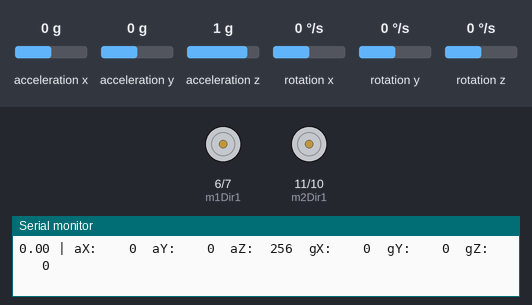
Recording of a sketch running on a simulated Arduino Uno, built with avr-gcc and run on an emulated ATmega328P. On the bench: motor-driver pin pairs drawn as motors (green arrow = first pin HIGH = forward, orange = second pin HIGH = backward, longer = more drive, scaled by the enable pin), the last lines printed to the serial monitor. Wiring (inferred from the names in the program): ADXL345 accelerometer at I2C address 0x53; ITG-3200 gyroscope at I2C address 0x68. The inputs (shaded band) are chosen by the test bench; at power-on: rotation y 0 °/s, rotation x 0 °/s, rotation z 0 °/s, acceleration x 0 g, acceleration y 0 g, acceleration z 1 g.

Above: at 3.1 s.
3.2 s: rotation y set to -192 °/s
At 4.0 s:
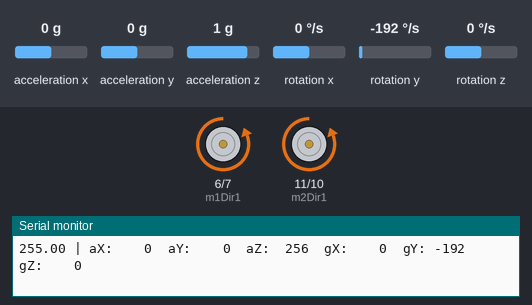
At 4.9 s:
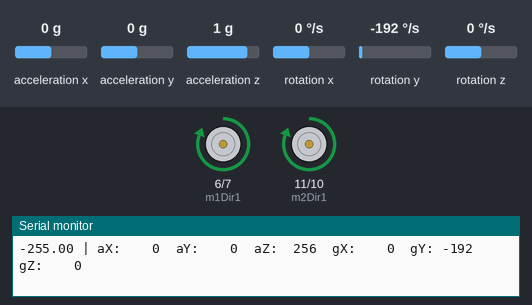
6.2 s: rotation y set to 100 °/s
9.2 s: rotation x set to -100 °/s
12.2 s: rotation z set to 192 °/s
15.2 s: rotation z set to -192 °/s
18.2 s: rotation y set to 46 °/s
Timing chart, 0 to 22.2 s (numbered marks = the images above; inputs shaded):
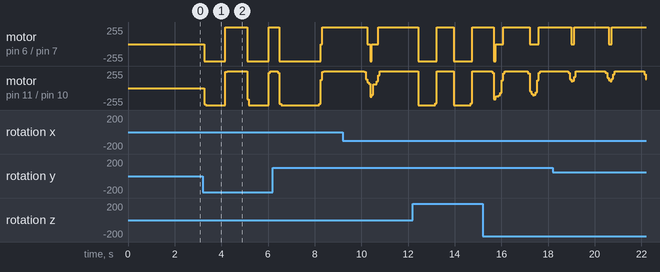

Measured:
- after the input at 3.2 s, motor on pin 6 (m1Dir1) / pin 7 (m1Dir2): alternates forward 255/255 for 0.93 s and backward 255/255 for 0.92 s, starting after 0.06 s

The sketch:

segway0.2.ino
```cpp
#define NUMREADINGS 5
#include <FreeSixIMU.h>
#include <FIMU_ADXL345.h>
#include <FIMU_ITG3200.h>

#include <Wire.h>


const int AvgAngles = 3;
 float prevTargetAngle = 0;
 float targetAngle = 0;


float angles[5];

float currAngle, prevAngle;
float prevAngles[AvgAngles];
int prevAngleI = 0;

// time vars
int currTime = 0;
int prevTime = 0;


float errorSum = 0;
float currError = 0;
float prevError = 0;
float iTerm = 0;
float dTerm = 0;
float pTerm = 0;

//Location PID CONTROL - These are the PID control for the robot trying to hold its location.
  float Lp = 0.5;
  float Li = 0.05;
  float Ld = 0.4;
  float offsetLoc = 0;
  float pT,iT,dT = 0;
  float errorS = 0;
  float prevE = 0;

float imuValues[3];
// Set the FreeSixIMU object
FreeSixIMU sixDOF = FreeSixIMU();

//FILter
unsigned long loopTime = 0;
const float COMPLEMENTARY_GAIN = 0.995;
float lastPitch = 0;
unsigned long lastStartTime = 0;
float pitch = 0;
int dt = 0;
float gyro[3];
float angle = 0;
//**********************Setup Variables for the IR Sensor*********************
//****************************************************************************
int IRpin = 5;
unsigned long IRDT = 0;
int ledpin = 13;
float distance = 0.00;
//****************************************************************************
//****************************************************************************


//**********************Setup Variables for Gyro and Accel********************
//****************************************************************************
int readings[NUMREADINGS];                // the readings from the analog input
int index = 0;                            // the index of the current reading
int total = 0;                            // the running total
double average = 0.00;                          // the average
int rVal = 0;
int refPin = 1;
int rPin = 0;
int yPin = 2;
//*****************************************************************************
//*****************************************************************************


//********************Setup other Balancing Variables**************************
//*****************************************************************************
double vTorque = 0.0;
double newTorque = 0.0;
double newTor = 0.0;
int z = 0;
float a1 = 0.0;
float a2 = 0.0;
float a3 = 0.0;
int m1Dir1 = 6;
int m1Dir2 = 7;
int m1PWM = 2;
int m2Dir1 = 11;
int m2Dir2 = 10;
int m2PWM = 3;


double vAngle = 0.0;
double vHighPass = 0.0;
double vLowPass = 0.0;
double vSetpoint = 4.00;
double vRate = 0.0;
double last_angle = 0.0;
double Pterm = 0.0;
double Iterm = 0.0;
double Istate = 0.0;
double Dterm = 0.0;
double Pgain = 1.9;
double Igain = 0.12;
double Dgain = 2.7;

int mydt = 5;
unsigned long last_PID = 0;
unsigned long lastread = 0;
double vYaxis = 0.00;

//*****************************************************************************
//*****************************************************************************

//***********************Variables for driving*********************************
//*****************************************************************************
#define encoder0PinA  4
#define encoder0PinB  5
int vrDist = 0;
int vlDist = 0;
int last_vrDist = 0;
int last_vlDist = 0;
int vrencodeb = 0;
double vrSpeed = 0;
double last_vrSpeed = 0;
int vlSpeed = 0;
int vTurn = 0;
int vTurnR = 0;
int vTurnL = 0;
int vDrive = 0;
int vAdjust = 0;
int vBalAdjust = 0;
int vrDirection = 0;
int last_vrDirection = 0;
int myBaldt = 50;
unsigned long lastBalupdate = 0;
double sPterm = 0.0;
double sIterm = 0.0;
double sIstate = 0.0;
double sDterm = 0.0;
double sPgain = 3.5;
double sIgain = 1.0;
double sDgain = 4.5;
double vrTarget_Speed = 0;


void setup()
{

  Serial.begin(9600);
  Wire.begin();

  delay(5);
  sixDOF.init(); //begin the IMU
  delay(5);
  Serial.begin(9600);                     // initialize serial communication with computer

  //Setup Motor pins*******************
  pinMode(m1Dir1,OUTPUT);
  pinMode(m1Dir2,OUTPUT);
  pinMode(m2Dir1,OUTPUT);
  pinMode(m2Dir2,OUTPUT);
  pinMode(m1PWM,OUTPUT);
  pinMode(m2PWM,OUTPUT);
  //***********************************

  //*Calibrate balance point************
  delay(100);
  /*
  for (int a = 0; a < 20; a ++)
  {
  readings[a] = analogRead(yPin); // read from the sensor
  if (a != 5)
  total += readings[a];               // add the reading to the total
  delay(40);
  Serial.println(readings[a]);
  }
  */

  pinMode(encoder0PinA, INPUT);
  pinMode(encoder0PinB, INPUT);
  digitalWrite(encoder0PinA, HIGH);       // turn on pullup resistor
  digitalWrite(encoder0PinB, HIGH);
  attachInterrupt(1, rencoder, FALLING);

 //***********************************

}

void loop()
{
  long starttime = millis();
  //sixDOF.getEuler(angles);
  void readAccel(int* x, int* y, int* z);
  sixDOF.getValues(imuValues);
  //updateAngle();


  //Serial.print(angles[0]);
  //Serial.print(" | ");
  //Serial.print(angles[1]);
  //Serial.print(" | ");
  //Serial.println(angles[2]);


  //**********************Main Code loop*******************************************
  //*******************************************************************************
  //*******************************************************************************

  Complimentaryfilter();            //run complimentary filter function


  Calculate_Torque();        //run torque calculations through PID


  //Calculate_Speed();

  debugImu();
  //Read_IR();

  dt = millis()-starttime;

  //*****************End Main Code Loop********************************************
  //*******************************************************************************
  //*******************************************************************************
}


//*******************************************************************************
//*******************************************************************************
//********************Setup PID loop to determine torque*************************

void Calculate_Torque()
{
  if((millis()-last_PID) >= mydt)          // sample every dt ms -> 1000/dt hz.
  {
    last_PID = millis();


    Pterm = vAngle * Pgain;
    Istate = (Istate + vAngle);
    Iterm = Istate * Igain;
    Dterm = (vAngle - last_angle) * Dgain;

    a2 = angles[1];
    a3 = angles[3];

    Serial.print(" | ");
    float aa = 3;
    float ba = 2;
    float ca = 4;
          if (angle < -25)
      {
        angle = 0;
      }
    if (angle > 25)
      {
        angle = 0;
      }

if (angle > 0)
      {
       angle += 0.3;
        }
    if (angle < 0)
      {
       angle -= 0.3;
        }

    //newTorque = angle*19;


    if (angle > 0)
      {
        vTorque = angle * 12 + 0.7 * newTorque;
        newTorque = vTorque;
        }
    if (angle < 0)
      {
        vTorque = angle * 12 + 0.7 * newTor;
        newTor = vTorque;
        }

    if (angle < -1)
      {
        vTorque = angle * 4 + 0.7 * newTor;
        newTor = vTorque;
      }
    if (angle > 1)
      {
        vTorque = angle * 4 + 0.7 * newTorque;
        newTorque = vTorque;
      }

    if (angle < -3)
      {
        vTorque = angle * 8 + 0.7 * newTor;
        newTor = vTorque;
      }
    if (angle > 3)
      {
        vTorque = angle * 8 + 0.7 * newTorque;
        newTorque = vTorque;
      }

      if (angle < -5)
      {
        vTorque = angle * 10 + 0.7 * newTor;
        newTor = vTorque;
      }
    if (angle > 5)
      {
        vTorque = angle * 10 + 0.7 * newTorque;
        newTorque = vTorque;
      }

    if (angle = 0)
     {
      vTorque = 0;
     }


  vTorque = vTorque;

    //vTorque = newTorque;

       // vTorque = angle*20;//pow(fabs(angle), 1.0/3.0)*10 ;

  /*  if (angle<0){
      vTorque = -vTorque;
    }
    */
    last_angle = vAngle;

    vTorque = constrain(vTorque,-255,255);

    Drive_Motor(vTorque);     //Send torque to motor drive code
  }
  //*************End Setup PID Loop************************************************
  //*******************************************************************************
  //*******************************************************************************
}

//*********************Drive Motors**********************************************
//*******************************************************************************
//*******************************************************************************

int Drive_Motor(int vTorque)
{
  if (vTorque >= 0)                                  //indicates drive motors forward
  {
   if (vTurn >= 0)                                 //indicates turn to the right
     {
      vTurnR = vTorque + vTurn;
      vTurnL = vTorque - vTurn;
      digitalWrite(m1Dir1, LOW);                       //Signals H-Bridge to move power forward
      digitalWrite(m1Dir2, HIGH);

      if (vTurnL < 0)
        {
    digitalWrite(m2Dir1, HIGH);                       //Signals H-Bridge to move power forward
        digitalWrite(m2Dir2, LOW);
        }
      else
        {
        digitalWrite(m2Dir1, LOW);                       //Signals H-Bridge to move power forward
        digitalWrite(m2Dir2, HIGH);
        }
      vTurnL = abs(vTurnL);
      vTurnR = abs(vTurnR);
      analogWrite(m1PWM,vTurnR);
      analogWrite(m2PWM,vTurnL);
     }

   if (vTurn < 0)                                 //indicates turn to the left
     {
      vTurnR = vTorque + vTurn;
      vTurnL = vTorque - vTurn;
      digitalWrite(m1Dir1, LOW);                       //Signals H-Bridge to move power forward
      digitalWrite(m1Dir2, HIGH);

      if (vTurnL < 0)
        {
    digitalWrite(m2Dir1, HIGH);                       //Signals H-Bridge to move power forward
        digitalWrite(m2Dir2, LOW);
        }
      else
        {
        digitalWrite(m2Dir1, LOW);                       //Signals H-Bridge to move power forward
        digitalWrite(m2Dir2, HIGH);
        }
      vTurnR = abs(vTurnR);
      vTurnL = abs(vTurnL);
      analogWrite(m1PWM,vTurnR);
      analogWrite(m2PWM,vTurnL);
     }
  }

else if (vTorque < 0)
  {
   vTorque = abs(vTorque);
   if (vTurn >= 0)                                 //indicates turn to the right
     {
      vTurnR = vTorque - vTurn;
      vTurnL = vTorque + vTurn;
      digitalWrite(m2Dir1, HIGH);                       //Signals H-Bridge to move power forward
      digitalWrite(m2Dir2, LOW);

      if (vTurnR < 0)
        {
    digitalWrite(m1Dir1, LOW);                       //Signals H-Bridge to move power forward
        digitalWrite(m1Dir2, HIGH);
        }
      else
        {
        digitalWrite(m1Dir1, HIGH);                       //Signals H-Bridge to move power forward
        digitalWrite(m1Dir2, LOW);
        }
      vTurnL = abs(vTurnL);
      vTurnR = abs(vTurnR);
      analogWrite(m1PWM,vTurnR);
      analogWrite(m2PWM,vTurnL);
     }

   if (vTurn < 0)                                 //indicates turn to the left
     {
      vTurnR = vTorque - vTurn;
      vTurnL = vTorque + vTurn;
      digitalWrite(m2Dir1, HIGH);                       //Signals H-Bridge to move power forward
      digitalWrite(m2Dir2, LOW);

      if (vTurnR < 0)
        {
    digitalWrite(m1Dir1, LOW);                       //Signals H-Bridge to move power forward
        digitalWrite(m1Dir2, HIGH);
        }
      else
        {
        digitalWrite(m1Dir1, HIGH);                       //Signals H-Bridge to move power forward
        digitalWrite(m1Dir2, LOW);
        }
      vTurnR = abs(vTurnR);
      vTurnL = abs(vTurnL);
      analogWrite(m1PWM,vTurnR);
      analogWrite(m2PWM,vTurnL);
     }

  }


  //******** End of Motor Drive Function*******************************************
  //*******************************************************************************
  //*******************************************************************************
}


//**************************Complimsentary Filtering*************************************
//*******************************************************************************


void Complimentaryfilter()
{
  updateAngle();

  if((millis()) )          // sample every dt ms -> 1000/dt hz.
  {
    lastread = millis();

    Serial.print(vTorque);
    sixDOF.getEuler(gyro);
  // = 0.98 * (imuValues[0] + imuValues[4] * 10) + (0.02) * (imuValues[0]);
  angle = 0.02 * (angle + gyro[1] * dt/1000) + 0.98 * (angles[1]);
  //angle = 0.99 * (angle + gyro[1] * dt) + 0.01 * (angles[1]);

  //angle = 0.98 * gyro[1] + 0.02* angles[1];


  }
  //***********************************************************************
  //*******************End Filtering********************************
}

//********************Calculate encoder************************************
//*************************************************************************

void rencoder()
{
  if (digitalRead(encoder0PinB) == HIGH) vrDist ++;
  if (digitalRead(encoder0PinB) == LOW) vrDist --;
}

//********************Calculate speed**************************************
//*************************************************************************

void Calculate_Speed()
{
   if((millis()-lastBalupdate) >= myBaldt)
  {
    lastBalupdate = millis();

    vrSpeed = vrDist - last_vrDist;
    vrSpeed = (vrSpeed / myBaldt);
    vrSpeed = vrSpeed * 15.5;

    last_vrDist = 0;
    vrDist = 0;

    sPterm = vrSpeed * sPgain;
    sIstate = (sIstate + vrSpeed);
    sIterm = sIstate * sIgain;
    sDterm = (vrSpeed - last_vrSpeed) * sDgain;

    last_vrSpeed = vrSpeed;

    vrSpeed = 0.0;

    vrSpeed = sPterm + sDterm;

    vrSpeed = map(vrSpeed,-400,400,-30,30);

    if (distance < 50.0){
      vrTarget_Speed = 5;
      digitalWrite(ledpin, HIGH);
    }
    else{
      vrTarget_Speed = 0;
      digitalWrite(ledpin, LOW);
    }

    vrSpeed = vrSpeed + vrTarget_Speed;
    //Serial.println(vrSpeed);

    vAngle = vAngle - vrSpeed;
  }
}

//********************Read IR**********************************************
//*************************************************************************

void Read_IR()
{
  if((millis()-IRDT) >= 100)
  {
    IRDT = millis();
    float volts = analogRead(IRpin)*0.0048828125;   // value from sensor * (5/1024) - if running 3.3.volts then change 5 to 3.3
    distance = 65*pow(volts, -1.10);
    //Serial.println(distance);
  }
}


 void debugImu() {
    sixDOF.getValues(imuValues);

 Serial.print("aX: ");
 printInt(imuValues[0], 4);
 Serial.print("\taY: ");
 printInt(imuValues[1], 4);
 Serial.print("\taZ: ");
 printInt(imuValues[2], 4);
 Serial.print("\tgX: ");
 printInt(imuValues[3], 4);
 Serial.print("\tgY: ");
 printInt(imuValues[4], 4);
 Serial.print("\tgZ: ");
 printInt(imuValues[5], 4);
  Serial.print("\n");
 }
 void printInt(int number, byte width) {
 int currentMax = 10;
 if (number < 0)
 currentMax = 1;
 for (byte i=1; i<width; i++){
 if (fabs(number) < currentMax) {
 Serial.print(" ");
 }
 currentMax *= 10;
 }
 Serial.print(number);
 }
 void printFloat(float number, byte width) {
 int currentMax = 10;
 if (number < 0)
 currentMax = 1;
 for (byte i=1; i<width; i++){
 if (fabs(number) < currentMax) {
 Serial.print(" ");
 }
 currentMax *= 10;
 }
 Serial.print(number);
 }

void updateAngle() {
  sixDOF.getYawPitchRoll(angles);
  prevAngles[prevAngleI] = angles[1];
  prevAngleI = (prevAngleI + 1) % AvgAngles;
  float sum = 0;
  for (int i = 0; i < AvgAngles; i++)
      sum += prevAngles[i];
  currAngle = sum / AvgAngles;
  prevAngle = currAngle;

}
```
